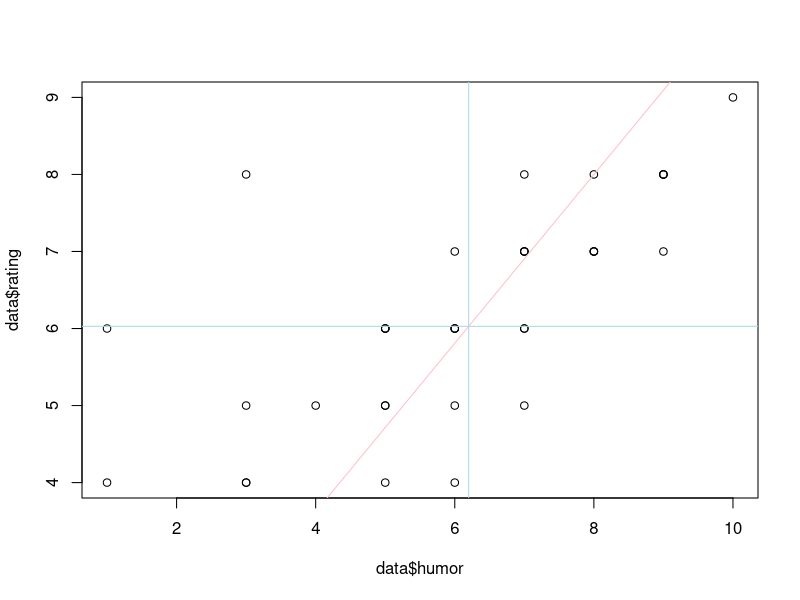
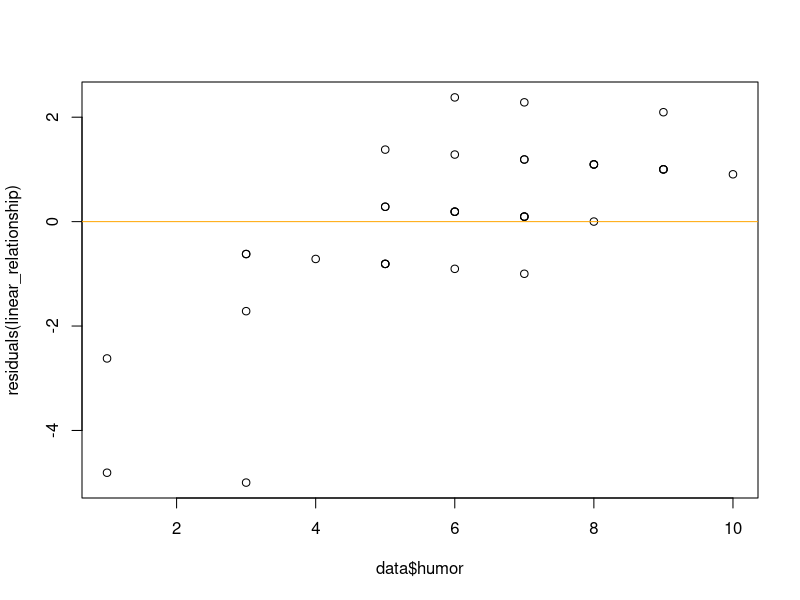

Source code (R) for these figures, in order:
## Load packages
# NOTE: Run base.R if these commands return an error!
library(readr)
library(dplyr)
library(tidytext)
library(tidyverse)
library(ggplot2)
library(haven)
library(forcats)
library(psych)

# Load data 
data <- read_delim("raw_data.csv")


##################################################################################
#################### Examine descriptive statistics                 ####################   
##################################################################################

# EXAMINE humor
table(data$humor)
mean(data$humor)
sd(data$humor)
summary(data$humor)

# EXAMINE rating
table(data$rating)
mean(data$rating)
sd(data$rating)

# EXAMINE location
table(data$location)

# EXAMINE topic
table(data$topic)

# EXAMINE monica
table(data$monica)

# EXAMINE rachel
table(data$rachel)

# EXAMINE chandler
table(data$chandler)

# EXAMINE joey
table(data$joey)

# EXAMINE pheobe
table(data$phoebe)

# EXAMINE ross
table(data$ross)

table(data$topic)
table(data$location)

##################################################################################
#################### Step 1                 ####################   
##################################################################################

mean(data$topic)
mean(data$rating)
mean(data$location)
mean(data$humor)
mean(data$monica)
mean(data$rachel)
mean(data$chandler)
mean(data$joey)
mean(data$phoebe)
mean(data$ross)

sd(data$topic)
sd(data$rating)
sd(data$location)
sd(data$humor)
sd(data$monica)
sd(data$rachel)
sd(data$chandler)
sd(data$joey)
sd(data$phoebe)
sd(data$ross)

describe(data$topic)
describe(data$rating)
describe(data$location)
describe(data$humor)
describe(data$monica)
describe(data$rachel)
describe(data$chandler)
describe(data$joey)
describe(data$phoebe)
describe(data$ross)

summary(data$topic)
summary(data$rating)
summary(data$location)
summary(data$humor)
summary(data$monica)
summary(data$rachel)
summary(data$chandler)
summary(data$joey)
summary(data$phoebe)
summary(data$ross)

##################################################################################
#################### Step 2                 ####################   
##################################################################################

table(data$joey,data$chandler)

##################################################################################
#################### Step 3                 ####################   
##################################################################################

chisq.test(table(data$monica,data$ross))

##################################################################################
#################### Step 4                 ####################   
##################################################################################

aov(humor ~ chandler, data = data)

##################################################################################
#################### Step 5                 ####################   
##################################################################################

cor(data$location, data$topic)

##################################################################################
#################### Step 6                 ####################   
##################################################################################

linear_relationship <-lm(data$humor~data$rating, data= data)

##################################################################################
#################### Step 7                  ####################   
##################################################################################

plot(data$humor, data$rating)
abline (linear_relationship, col = "pink")
mean (data$humor)
mean (data$rating)
abline(a=NULL, b=NULL, h=6.028571 , v=6.2 ,col= "lightblue")

##################################################################################
#################### Step 8                 ####################   
##################################################################################

plot(data$humor,residuals(linear_relationship))
abline(h=0, col = "orange")
